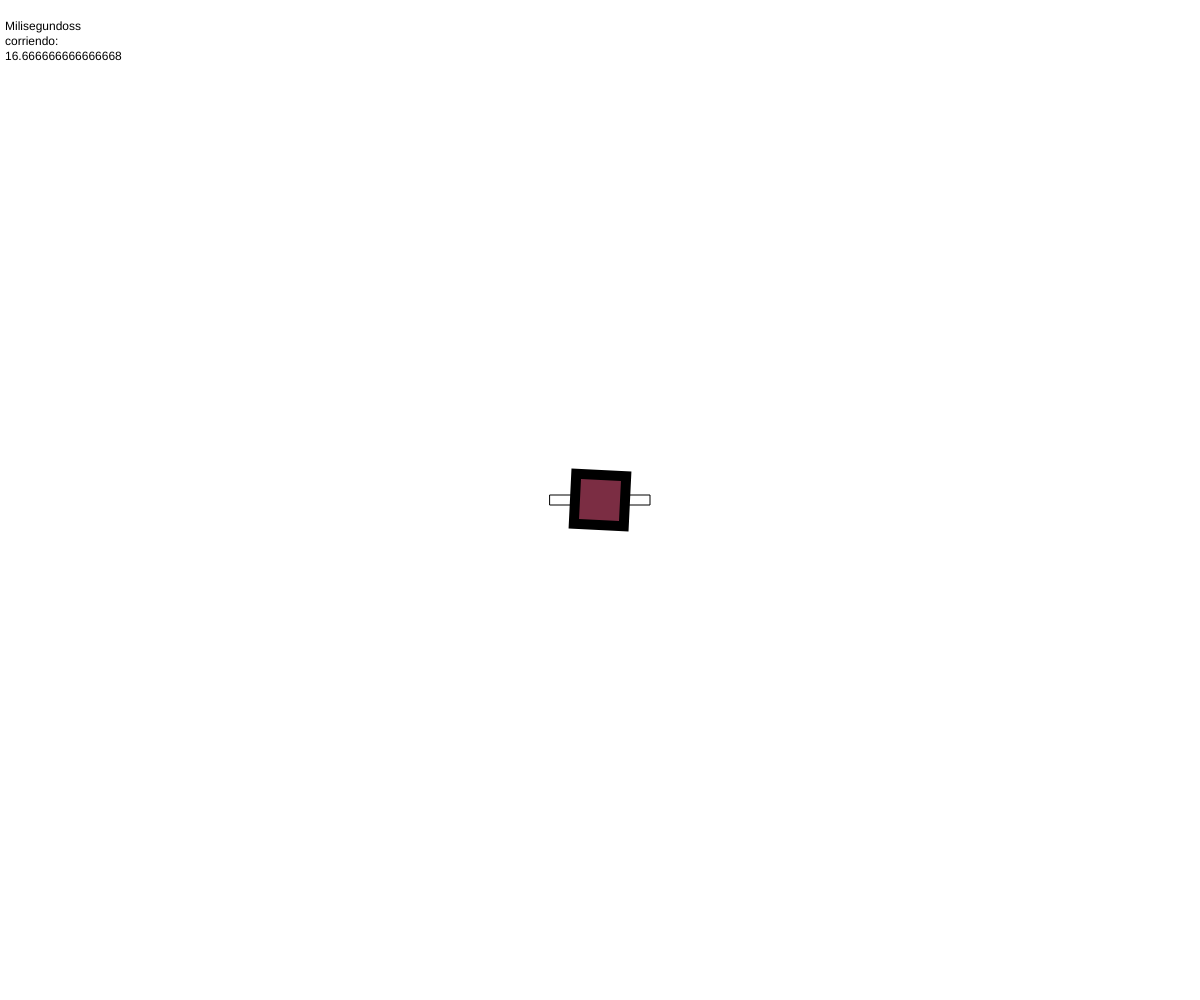
Frame 1 (no input)
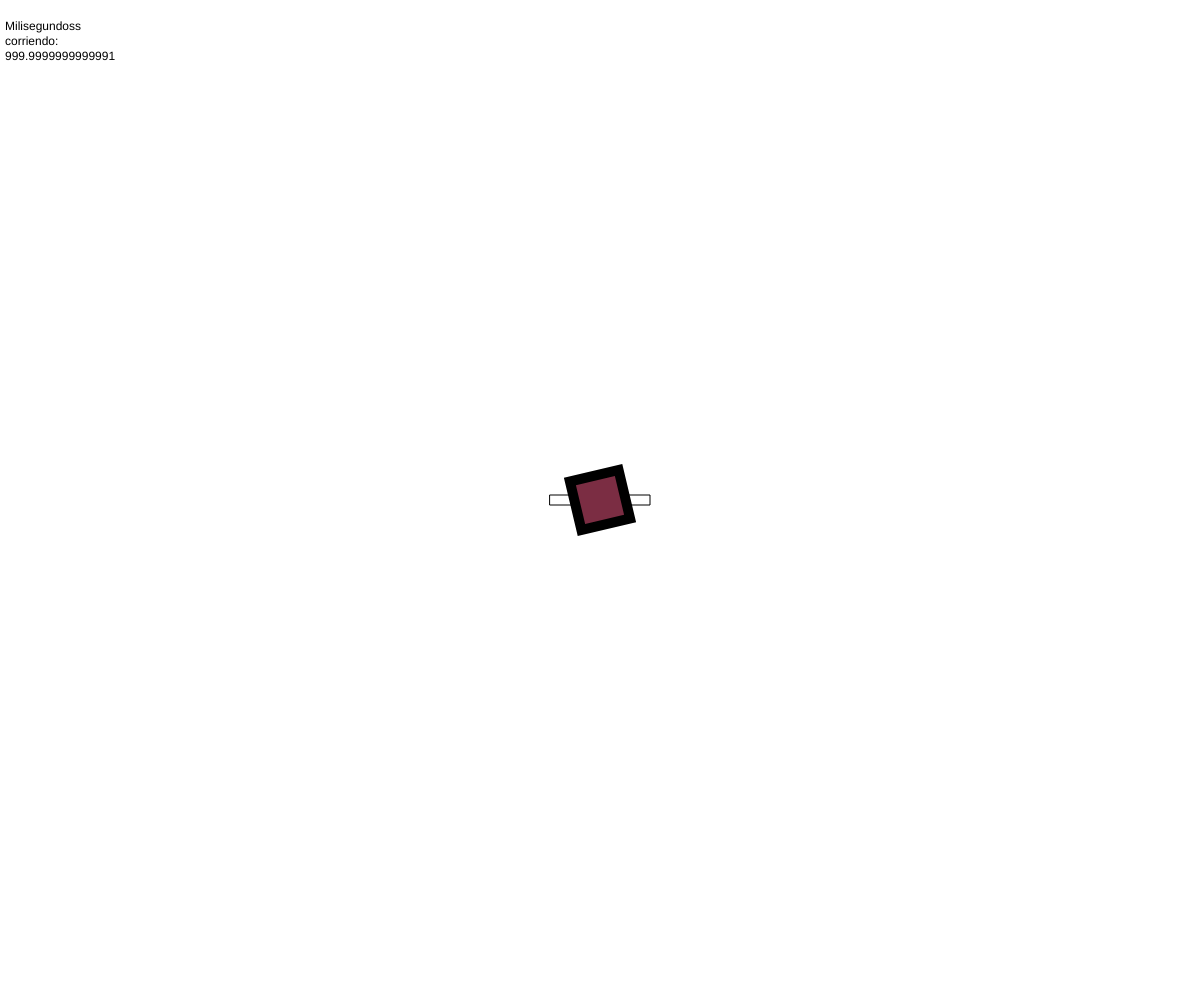
Frame 60 (no input)
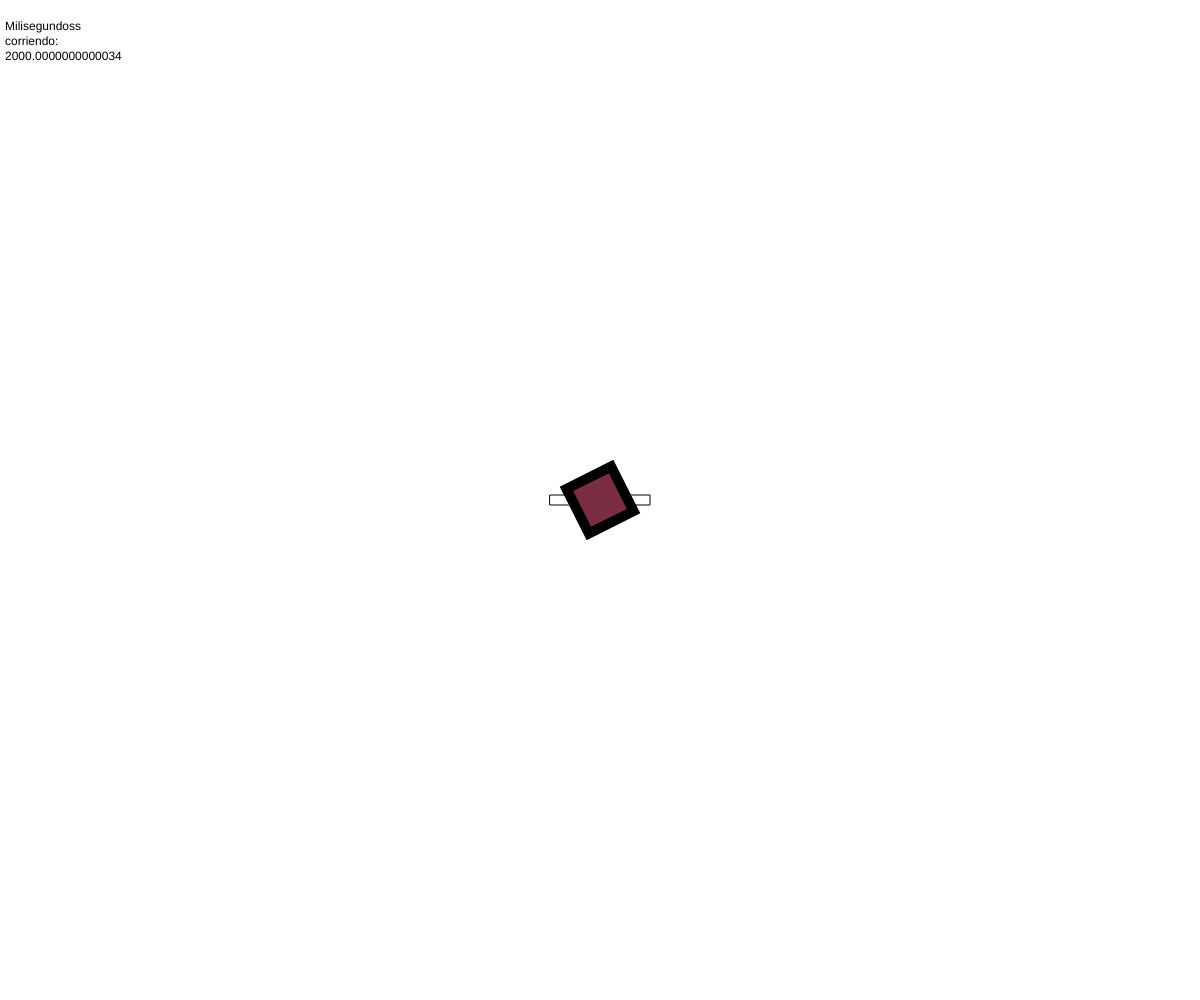
Frame 120 (the mouse pressed at the canvas centre since frame 60)

The p5.js sketch that drew these frames (run headless with seeded random() and noise() and a simulated clock; from frame 60 on, the mouse is pressed at the canvas centre):

// p5.js sketch
// ── sketch.js
/*
Taller audiovisual y multimedia II
Jose Santorcuato
*/


function setup() {
  createCanvas(innerWidth,innerHeight);
  angleMode(DEGREES);
  rectMode(CENTER);
}

function draw() {
background(255);
  //background(123,45,6);//color de fondo, RGB

  var milisegundos = millis();
  text("Milisegundoss \ncorriendo: \n" + milisegundos, 5, 30);

  translate(width/2,height/2);// Nueva coordenada 0,0 a la mitad de ancho y alto
  rect(0,0,100,10);



  push();  


  strokeWeight(10);
  fill(123,45,67);

  rotate(milisegundos/6);
  rect(0,0,50,50);

  pop();  

  }
